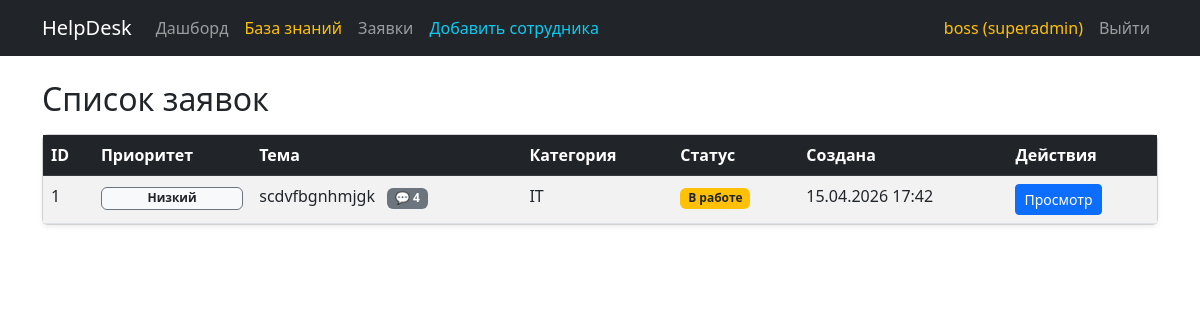
Screenshot of /tickets/list (signed in) with the database file from the repository.
### app/models.py (models this page shows, shortened)
class User(UserMixin, db.Model):
    id = db.Column(db.Integer, primary_key=True)
    username = db.Column(db.String(64), index=True, unique=True, nullable=False)
    email = db.Column(db.String(120), unique=True, nullable=False)  # Новое поле
    phone = db.Column(db.String(20), nullable=False)                # Новое поле
    password_hash = db.Column(db.String(128))
    role = db.Column(db.String(20), default='employee') # employee, support, superadmin
    department = db.Column(db.String(50)) # IT, 1C, HR (только для support)
    tickets_created = db.relationship('Ticket', foreign_keys='Ticket.creator_id', backref='creator', lazy='dynamic')
    tickets_assigned = db.relationship('Ticket', foreign_keys='Ticket.assignee_id', backref='assignee', lazy='dynamic')

class Ticket(db.Model):
    id = db.Column(db.Integer, primary_key=True)
    title = db.Column(db.String(100), nullable=False)
    description = db.Column(db.Text, nullable=False)
    category = db.Column(db.String(50), nullable=False)
    priority = db.Column(db.String(20), default='Средний')
    status = db.Column(db.String(20), default='Новая')
    reopen_count = db.Column(db.Integer, default=0)
    created_at = db.Column(db.DateTime, index=True, default=datetime.utcnow)
    creator_id = db.Column(db.Integer, db.ForeignKey('user.id'), nullable=False)
    assignee_id = db.Column(db.Integer, db.ForeignKey('user.id'), nullable=True)
    comments = db.relationship('Comment', backref='ticket', lazy='dynamic', cascade='all, delete')
    @property
    def comment_count(self):
        return self.comments.count()
    def has_new_reply(self, current_user_id):
        last_comment = self.comments.order_by(Comment.created_at.desc()).first()
        if last_comment and last_comment.author_id != current_user_id:
            return True
        return False

### app/routes/tickets.py (the view)
@tickets_bp.route('/list')
@login_required
def list_tickets():
    if current_user.role == 'superadmin':
        tickets = Ticket.query.filter(Ticket.reopen_count >= 3).order_by(Ticket.created_at.desc()).all()
    elif current_user.role == 'support':
        tickets = Ticket.query.filter(
            (Ticket.category == current_user.department) &
            ((Ticket.status == 'Новая') | (Ticket.assignee_id == current_user.id))
        ).order_by(Ticket.created_at.desc()).all()
    else:
        tickets = Ticket.query.filter_by(creator_id=current_user.id).order_by(Ticket.created_at.desc()).all()
    return render_template('tickets/list.html', tickets=tickets)

### app/models.py (called while the page is built)
@login_manager.user_loader
def load_user(id):
    return User.query.get(int(id))

### app/templates/tickets/list.html (shortened to what this page needs)
{% extends "base.html" %}
{% block content %}
<h2>Список заявок</h2>
<div class="card shadow-sm mt-3">
    <div class="card-body p-0">
        <table class="table table-striped table-hover mb-0">
            <thead class="table-dark">
                <tr>
                    <th>ID</th>
                    <th>Приоритет</th>
                    <th>Тема</th>
                    <th>Категория</th>
                    <th>Статус</th>
                    <th>Создана</th>
                    <th>Действия</th>
                </tr>
            </thead>
            <tbody>
                {% for ticket in tickets %}
                <tr>
                    <td>{{ ticket.id }}</td>
                    <td>
                        <span class="badge w-100 text-dark border
                            {% if ticket.priority == 'Низкий' %} bg-light text-secondary border-secondary
                            {% elif ticket.priority == 'Средний' %} bg-warning
                            {% elif ticket.priority == 'Высокий' %} bg-orange text-white style='background-color: #fd7e14;'
                            {% else %} bg-danger text-white {% endif %}">
                            {{ ticket.priority }}
                        </span>
                    </td>
                    <td>
                        {{ ticket.title }}
                        {% if ticket.comment_count > 0 %}
                            {% if ticket.has_new_reply(current_user.id) %}
                                <span class="badge bg-danger ms-2 shadow-sm">💬 {{ ticket.comment_count }} (Новое)</span>
                            {% else %}
                                <span class="badge bg-secondary ms-2">💬 {{ ticket.comment_count }}</span>
                            {% endif %}
                        {% endif %}
                    </td>
                    <td>{{ ticket.category }}</td>
                    <td>
                        <span class="badge
                            {% if ticket.status == 'Новая' %}bg-danger
                            {% elif ticket.status == 'В работе' %}bg-warning text-dark
                            {% elif ticket.status == 'Решена' %}bg-info
                            {% else %}bg-success{% endif %}">
                            {{ ticket.status }}
                        </span>
                    </td>
                    <td>{{ ticket.created_at.strftime('%d.%m.%Y %H:%M') }}</td>
                    <td><a href="{{ url_for('tickets.detail', id=ticket.id) }}" class="btn btn-sm btn-primary">Просмотр</a></td>
                </tr>
                {% endfor %}
            </tbody>
        </table>
    </div>
</div>
{% endblock %}

### app/templates/base.html (shortened to what this page needs)
<!DOCTYPE html>
<html lang="ru">
<head>
    <link href="https://cdn.jsdelivr.net/npm/bootstrap@5.3.0/dist/css/bootstrap.min.css" rel="stylesheet">
    <link rel="stylesheet" href="{{ url_for('static', filename='css/style.css') }}">
</head>
<body>
    <nav class="navbar navbar-expand-lg navbar-dark bg-dark">
        <div class="container">
            <a class="navbar-brand" href="{{ url_for('main.index') }}">HelpDesk</a>
            <div class="collapse navbar-collapse">
                <ul class="navbar-nav me-auto">
                    {% if current_user.is_authenticated %}
                        <li class="nav-item"><a class="nav-link" href="{{ url_for('main.dashboard') }}">Дашборд</a></li>
                        <li class="nav-item"><a class="nav-link text-warning" href="{{ url_for('knowledge.list_articles') }}">База знаний</a></li>
                        <li class="nav-item"><a class="nav-link" href="{{ url_for('tickets.list_tickets') }}">Заявки</a></li>
                        {% if current_user.role in ['support', 'superadmin'] %}
                            <li class="nav-item"><a class="nav-link text-info" href="{{ url_for('auth.create_user') }}">Добавить сотрудника</a></li>
                        {% endif %}
                    {% endif %}
                </ul>
                <ul class="navbar-nav ms-auto">
                    {% if current_user.is_authenticated %}
                        <li class="nav-item"><span class="nav-link text-warning">{{ current_user.username }} ({{ current_user.role }})</span></li>
                        <li class="nav-item"><a class="nav-link" href="{{ url_for('auth.logout') }}">Выйти</a></li>
                    {% else %}
                        <li class="nav-item"><a class="nav-link" href="{{ url_for('auth.login') }}">Войти</a></li>
                    {% endif %}
                </ul>
            </div>
        </div>
    </nav>
    <div class="container mt-4">
        {% block content %}{% endblock %}
    </div>
</body>
</html>

### rows the page displays
User: username "boss", role "superadmin"
Ticket: id "1", priority "Низкий", title "scdvfbgnhmjgk", comment_count "4", category "IT", status "В работе", created_at "15.04.2026 17:42"
